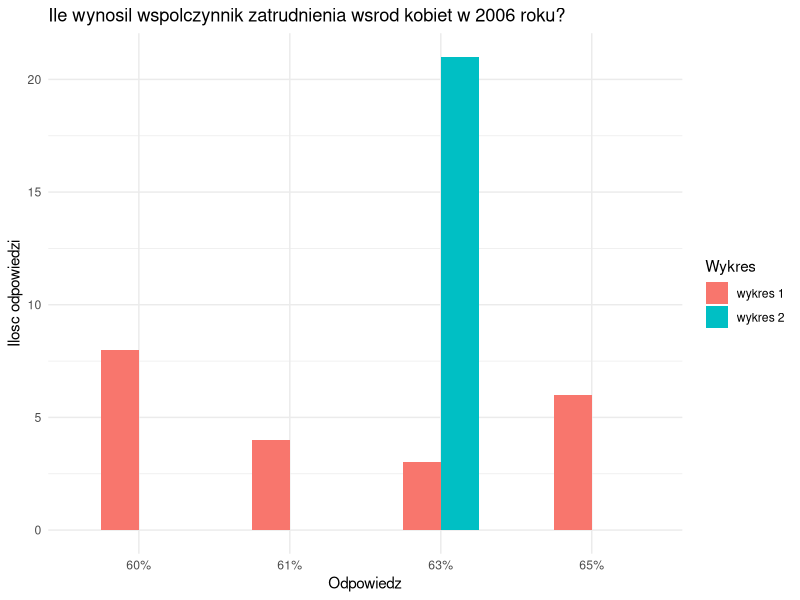
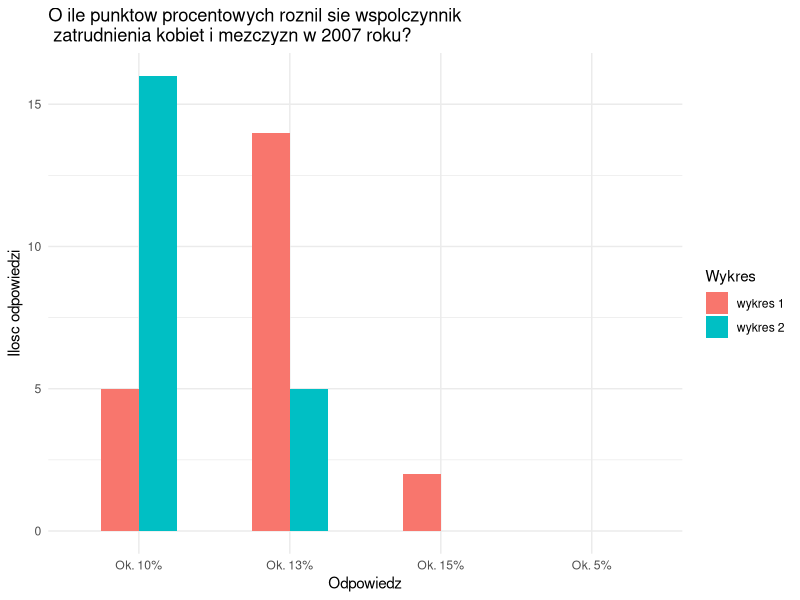

Recreate these plots in R, in order.
## ---- chunk 1
knitr::opts_chunk$set(echo = TRUE)
## ---- chunk 2
library(ggplot2)

question1 <- data.frame("answer" = c("60%", "61%", "63%", "65%", "60%", "61%", "63%", "65%"),
                        "results" = c(8, 4, 3, 6, 0, 0, 21, 0),
                        "Wykres" = c("wykres 1","wykres 1","wykres 1","wykres 1","wykres 2","wykres 2","wykres 2","wykres 2"))
ggplot(question1, aes(x=answer,y=results, fill=Wykres)) +
  geom_bar(stat="identity", width=.5, position = "dodge") +
  xlab("Odpowiedz") + ylab("Ilosc odpowiedzi") +
  theme_minimal() +
  ggtitle("Ile wynosil wspolczynnik zatrudnienia wsrod kobiet w 2006 roku?")

## ---- chunk 3
library(ggplot2)

question1 <- data.frame("answer" = c("Ok. 5%", "Ok. 10%", "Ok. 13%", "Ok. 15%", "Ok. 5%", "Ok. 10%", "Ok. 13%", "Ok. 15%"),
                        "results" = c(0, 5, 14, 2, 0, 16, 5, 0),
                        "Wykres" = c("wykres 1","wykres 1","wykres 1","wykres 1","wykres 2","wykres 2","wykres 2","wykres 2"))
ggplot(question1, aes(x=answer,y=results, fill=Wykres)) +
  geom_bar(stat="identity", width=.5, position = "dodge") +
  xlab("Odpowiedz") + ylab("Ilosc odpowiedzi") +
  theme_minimal() +
  ggtitle("O ile punktow procentowych roznil sie wspolczynnik\n zatrudnienia kobiet i mezczyzn w 2007 roku? ")
